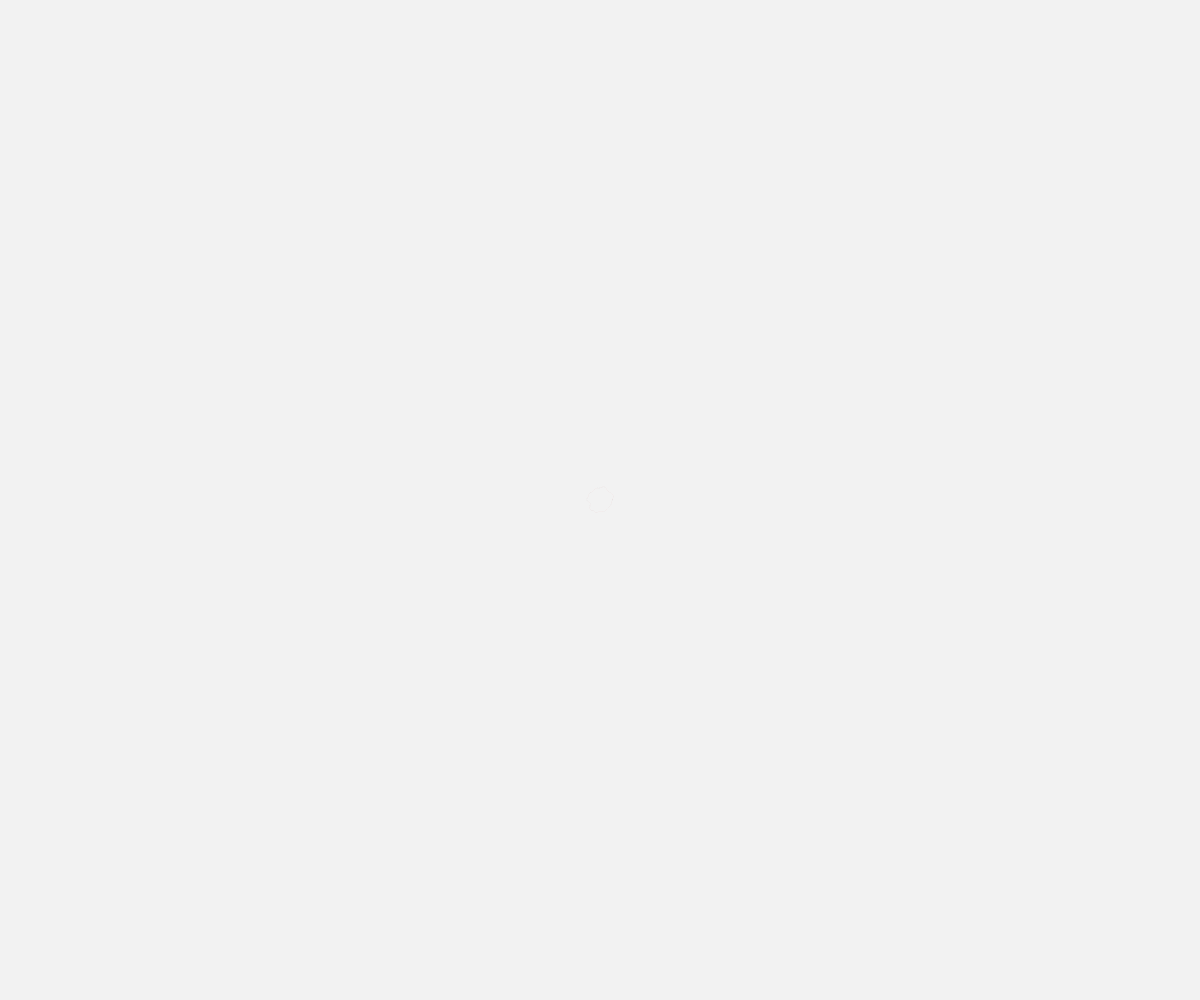
Frame 1 (no input)
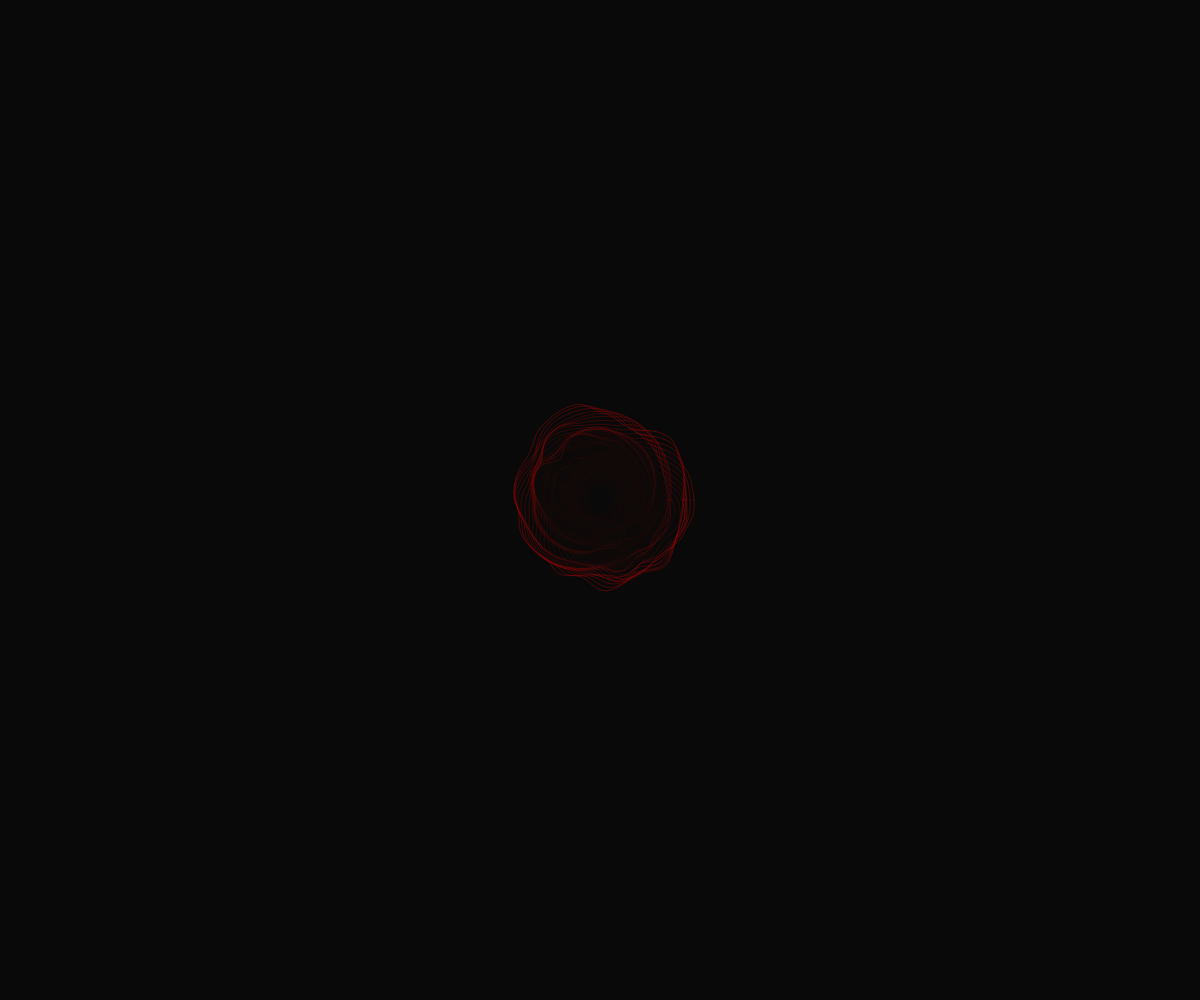
Frame 60 (no input)
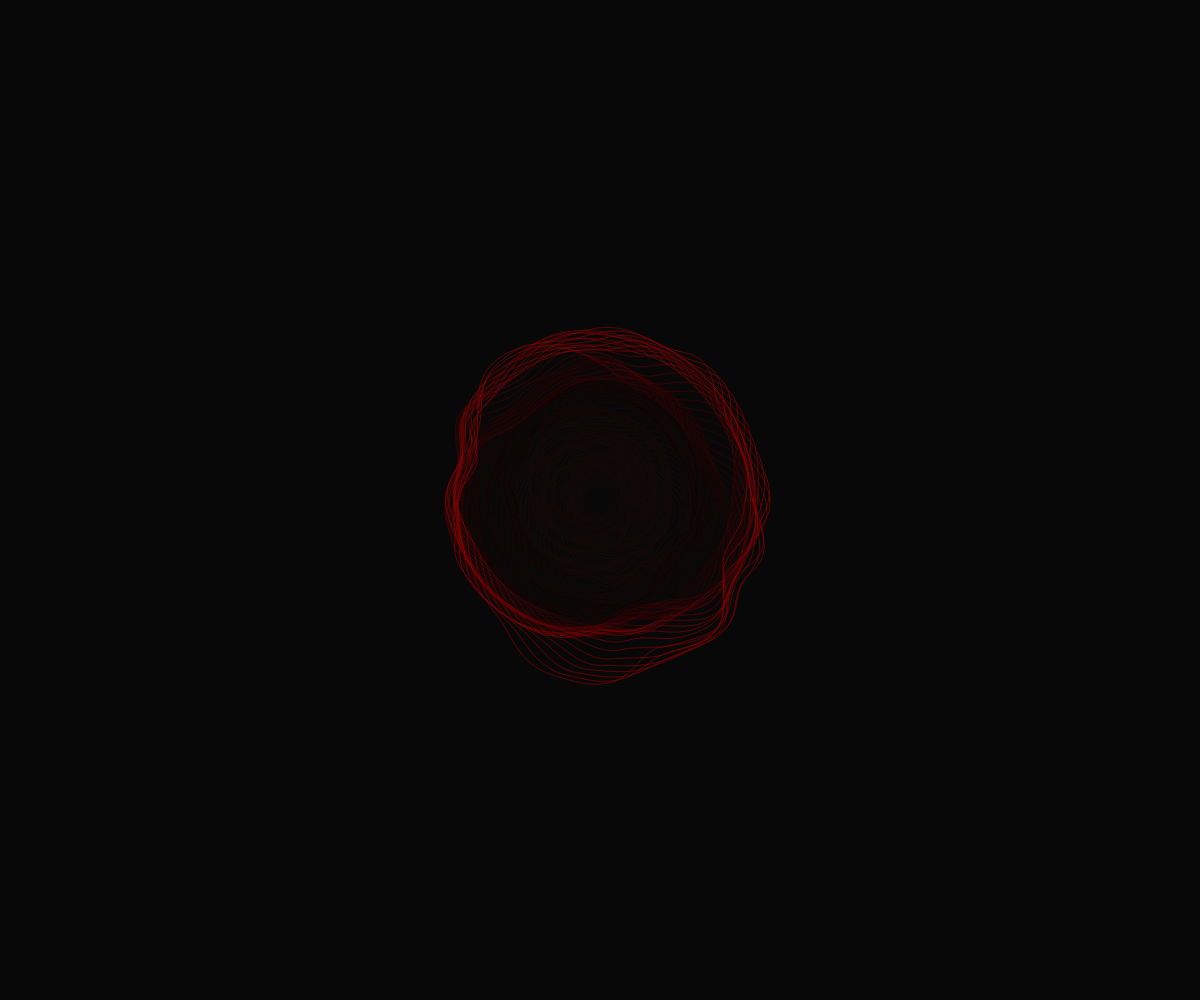
Frame 120 (the mouse pressed at the canvas centre since frame 60)

The p5.js sketch that drew these frames (run headless with seeded random() and noise() and a simulated clock; from frame 60 on, the mouse is pressed at the canvas centre):

// p5.js sketch
// ── sketch.js
function setup() {
  createCanvas(windowWidth, windowHeight);
  angleMode(DEGREES);
  noiseDetail(2, 1);
}

let vertexCtr = 0;
let scaleCtr = 0.1;
let translateCtr = 0;

const vertexStep = 0.1;
const scaleStep = 0.01;
const translateStep = 1;

function draw() {
  background('rgba(0,0,0, 0.05)');
  noStroke();

  // move to the center of the canvas (not required on webgl)
  // let tw = map(sin(translateCtr), -1, 1, width / 3, (width * 2) / 3);
  // let th = map(cos(translateCtr), -1, 1, height / 3, (height * 2) / 3);
  // translate(tw, th);
  translate(width / 2, height / 2);

  let space = 1;

  scale(scaleCtr);

  noFill();
  beginShape();
  let reset = false;
  for (let i = 0; i < 360; i += space) {
    let xoff = map(cos(i), -1, 1, 0, 3);
    let yoff = map(sin(i), -1, 1, 0, 3);
    let n = noise(xoff + vertexCtr, yoff + vertexCtr);

    let h = map(n, 0, 1, 100, 150);
    let c = map(n, 0, 1, 100, 255);
    stroke(c, 0, 0);
    strokeWeight(0.5);

    let v = p5.Vector.fromAngle(radians(i), h);
    vertex(v.x, v.y);
    if (v.x * scaleCtr > width / 5) reset = true;
  }
  endShape(CLOSE);

  vertexCtr += vertexStep;
  scaleCtr += scaleStep;
  translateCtr += translateStep;

  if (reset) doReset();
}

function doReset() {
  vertexCtr = 0;
  scaleCtr = 0.1;
  translateCtr = random(-PI, PI);
}

function mouseClicked() {
  // isLooping() ? noLoop() : loop();
  doReset();
}
